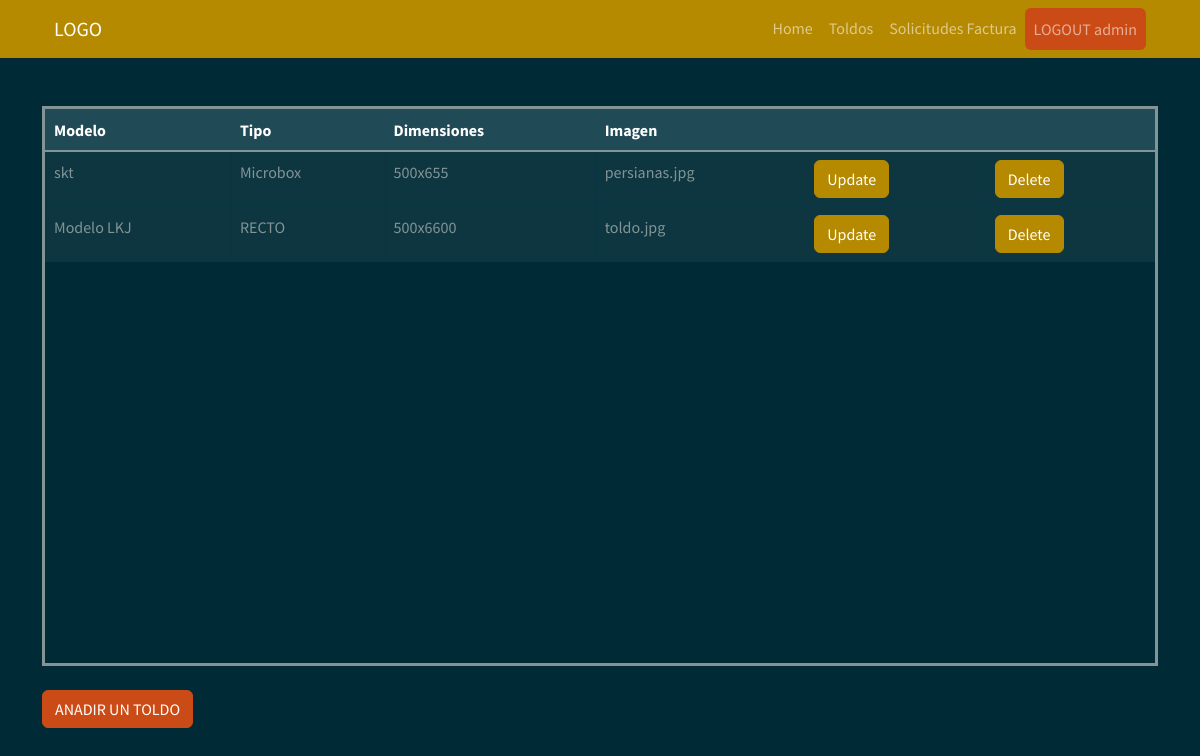
/toldo (signed in), run on an earlier commit of the app's database.
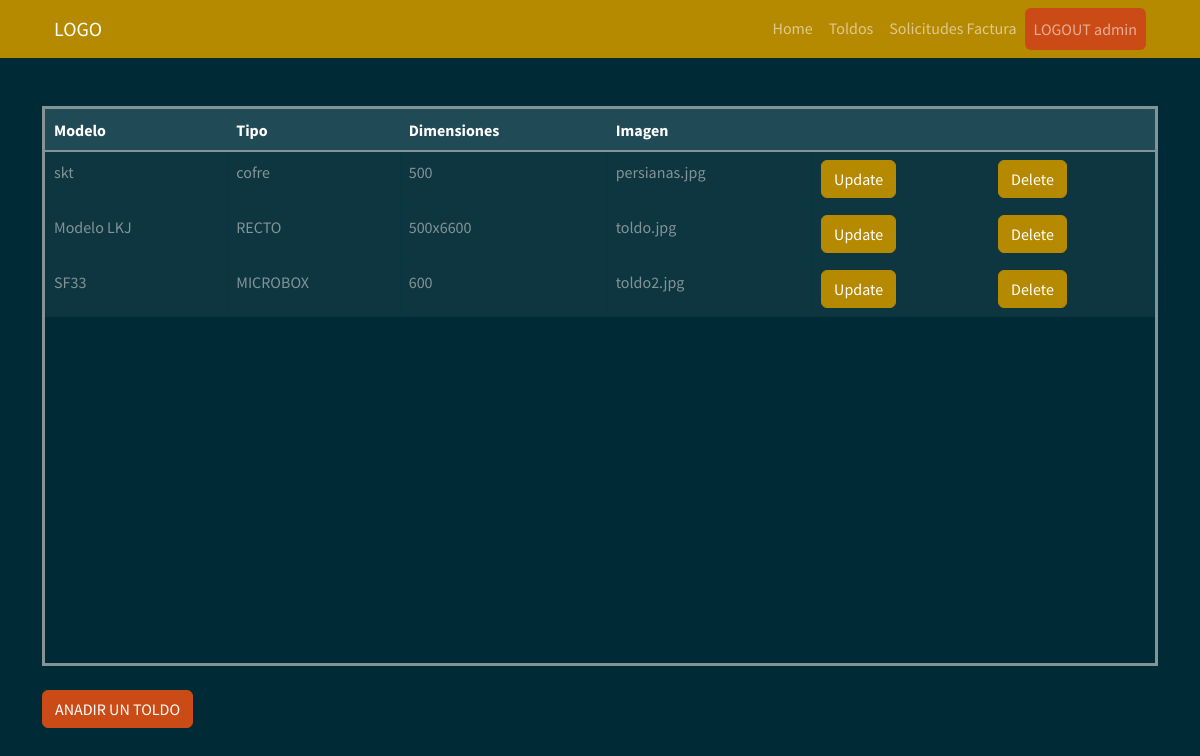
And on a later commit of the database.
### myapp/models.py (models this page shows)
    class Toldo(db.Model):
        __tablename__ = "Toldo"  # Nombre de la tabla que se crea
        Toldo_id = db.Column("toldo_id", db.Integer, Sequence(
            'toldo_id_seq'),  primary_key=True)
        Modelo = db.Column(db.String(20))
        Tipo = db.Column(db.String(30))
        Dimensiones = db.Column(db.String(30))
        Imagen = db.Column(db.String(30))

### myapp/views.py (the view)
    @app.route("/toldo", methods=["GET", "POST"])
    def toldo():
        list_toldo = db_access["list_toldos"]
        toldos = list_toldo()
        usuario = session['usuario']
        usu = usuario
        return render_template("toldos.html", toldos=toldos, usu=usu)

### myapp/templates/toldos.html (shortened to what this page needs)
<!DOCTYPE html>
<html>
<head>
    <link href="https://cdn.jsdelivr.net/npm/bootstrap@5.1.3/dist/css/bootstrap.min.css" rel="stylesheet"
>
    <link rel="stylesheet" href="../static/style/bootstrap.min(8).css">
</head>
<body>
    {% include 'includes/navbar.html' %}
    <div class="container my-5">
        <div style=" overflow:auto;  height: 70vh; border-style: solid;">
          <table class="table table-bordered mx-auto">
            <thead class="table-dark">
              <tr class="table-active">
                <th>Modelo</th>
                <th>Tipo</th>
                <th>Dimensiones</th>
                <th>Imagen</th>
                <th></th>
                <th></th>
              </tr>
            </thead>
            <tbody>
              {% for toldo in toldos %}
              <tr>
                <td> {{ toldo.Modelo }} </td>
                <td> {{ toldo.Tipo }} </td>
                <td> {{ toldo.Dimensiones }} </td>
                <td> {{ toldo.Imagen }} </td>
                <td> <a class="btn btn-primary" href="/update_toldo/{{toldo.Toldo_id}}">Update</a></td>
                <td> <a class="btn btn-primary" href="/delete_toldo/{{toldo.Toldo_id}}">Delete</a></td>
              </tr>
              {% endfor %}
            </tbody>
          </table>
        </div>
        <br>
        <a href="/create_toldo" class="btn btn-warning">ANADIR UN TOLDO</a>
    </div>
</body>
</html>

What changed in the data, as far as the page shows it:
changed Toldo "skt": Tipo "Microbox" → "cofre"; Dimensiones "500x655" → "500"
added Toldo: Modelo "SF33", Tipo "MICROBOX", Dimensiones "600", Imagen "toldo2.jpg"
